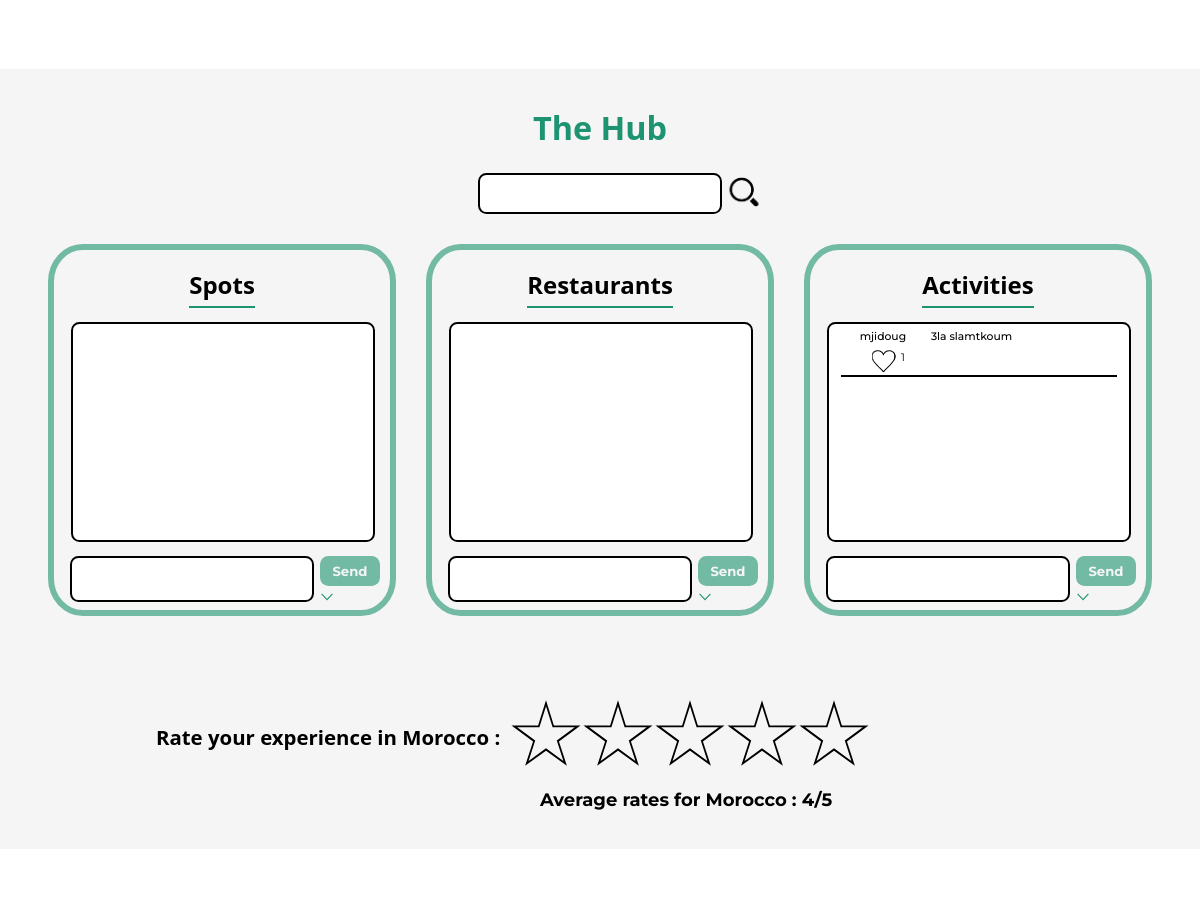
Before: /php/morocco.php (middle part) with the older database file.
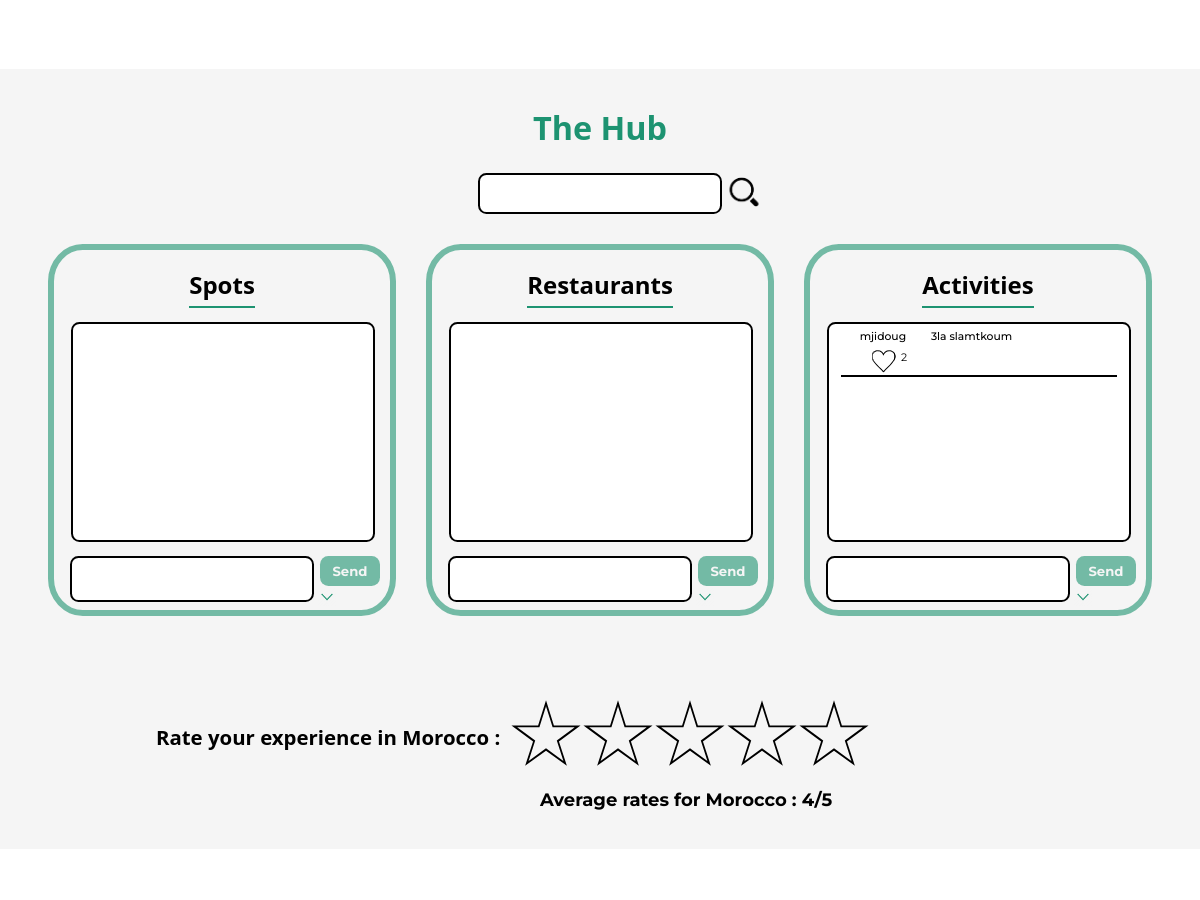
After: the same page with the newer database file.
### tables this page shows
CREATE TABLE `comments` (
  `id` int(11) NOT NULL,
  `sender` varchar(128) NOT NULL,
  `country` varchar(128) NOT NULL,
  `likes` int(255) NOT NULL,
  `category` varchar(128) NOT NULL,
  `content` varchar(500) NOT NULL
);

### php/morocco.php (the view, shortened to what the changed rows need)
<?php
    require_once(__DIR__."/sqlconfig.php");
    $commentstatement = $mysqlClient->prepare('SELECT * FROM comments WHERE country = "morocco" ORDER BY likes DESC');
    $commentstatement->execute();
    $comments = $commentstatement->fetchAll();
    $likestatement = $mysqlClient->prepare('SELECT * FROM likes');
    $likestatement->execute();
    $likes = $likestatement->fetchAll();
    $ratingstatement = $mysqlClient->prepare('SELECT * FROM ratings WHERE country = "morocco"');
    $ratingstatement->execute();
    $ratings = $ratingstatement->fetchAll();
?>
<!DOCTYPE html>
<html>
<head>
    <link rel="stylesheet" type="text/css" href="../style/style.css">
    <link rel="stylesheet" type="text/css" href="../style/header_footer.css">
    <link rel="stylesheet" type="text/css" href="../style/morocco.css">
</head>
<body>
    <main>
        <div class="blogzone">
                <div class="hub">
                    <div class="section activities">
                            <div class="blog" id="activities">
                            <?php foreach ($comments as $comment) :
                                    if ($comment['category'] == 'activities' && isset($_GET['search']) && strpos($comment['content'],$_GET['search']) !== false) :?>
                                    <div class="onecom">
                                        <div class="pseudlike">
                                            <span id="who">
                                                <?php echo $comment['sender'];?>
                                            </span>
                                            <span id="likes">
                                            <?php if($comment["sender"] == $_SESSION['user']['user_name'] || $_SESSION['user']['isroot'] == 1): ?>
                                                <form action="comments.php" method="post">
                                                <button class="btndel activities" type="submit" name="delcomactivities" value="<?php echo $comment['id'];?>"> <img src="../source/trash.png" alt="trash"> </button>
                                                </form>
                                            <?php endif;?>
                                            <form action="like.php" method="post">
                                                <?php foreach ($likes as $like) :?>
                                                <?php if ($like['comment_id'] == $comment['id'] && $like['user_id'] == $_SESSION['user']['id']) :?>
                                                    <button type="submit" name="disliked" value="<?php echo $comment['id'];?>" style="opacity:1;" class="filled"></button>
                                                <?php else :?>
                                                    <button type="submit" name="liked" value="<?php echo $comment['id'];?>" style="opacity:0;" class="filled"></button>
                                                <?php endif?>
                                                <?php endforeach?>
                                            </form>
                                            <button class="empty"></button>
                                            <span class="likenb"><?php echo $comment['likes'];?></span>
                                            </span>
                                        </div>
                                            <span id="com">
                                                <?php echo str_replace($_GET['search'],'<mark>'.$_GET['search'].'</mark>',$comment['content']);?>
                                            </span>
                                    </div>
                                    <?php elseif ($comment['category'] == 'activities' && !isset($_GET['search'])) :?>
                                    <div class="onecom">
                                        <div class="pseudlike">
                                            <span id="who">
                                                <?php echo $comment['sender'];?>
                                            </span>
                                            <span id="likes">
                                            <button class="empty"></button>
                                            <span class="likenb"><?php echo $comment['likes'];?></span>
                                            </span>
                                        </div>
                                        <span id="com">
                                                <?php echo $comment['content'];?>
                                        </span>
                                    </div>
                                <?php endif?>
                                <?php endforeach?>
                            </div>
                    </div>
                </div>
                <h2 id="average">
                    <?php
                        $av = 0;
                        $count = 0;
                        foreach ($ratings as $rating) {
                            $av += $rating['grade'];
                            $count++;
                        }
                        if ($count == 0) {
                            $av = 0;
                        }
                        else{
                            $av = round($av / $count,1);
                        }
                        echo 'Average rates for Morocco : '.$av.'/5';
                    ?>
                </h2>
            </div>
    </main>
</body>
</html>

Changed rows visible on the page:
changed comments "mjidoug": likes "1" → "2"
